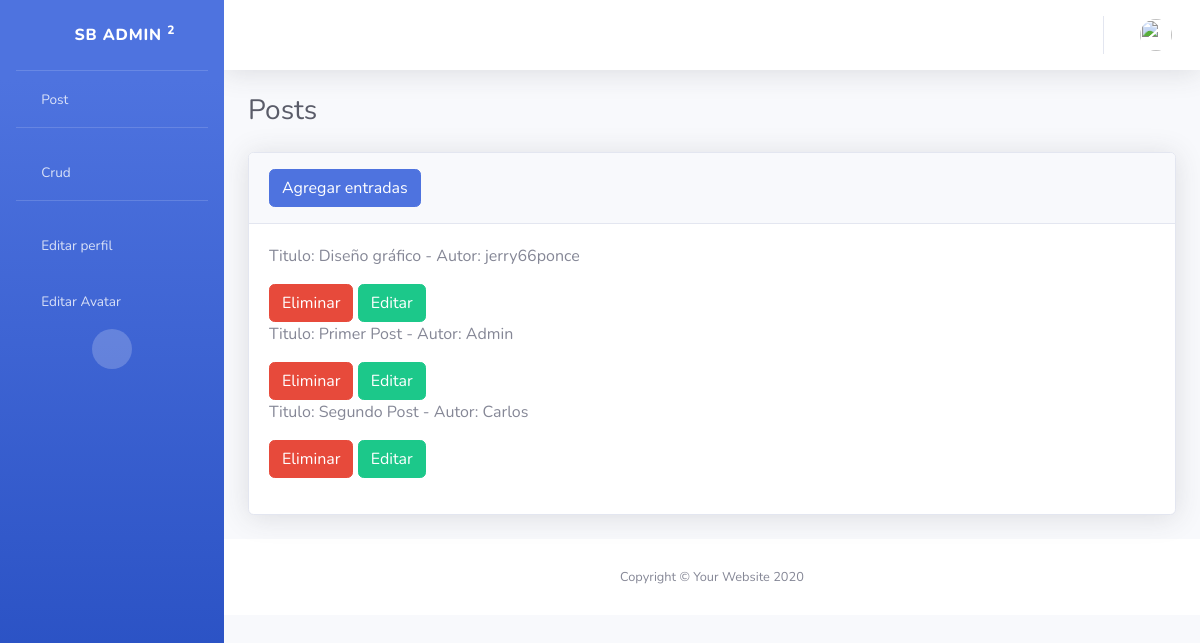
Page /leerEntradas on the earlier database version.
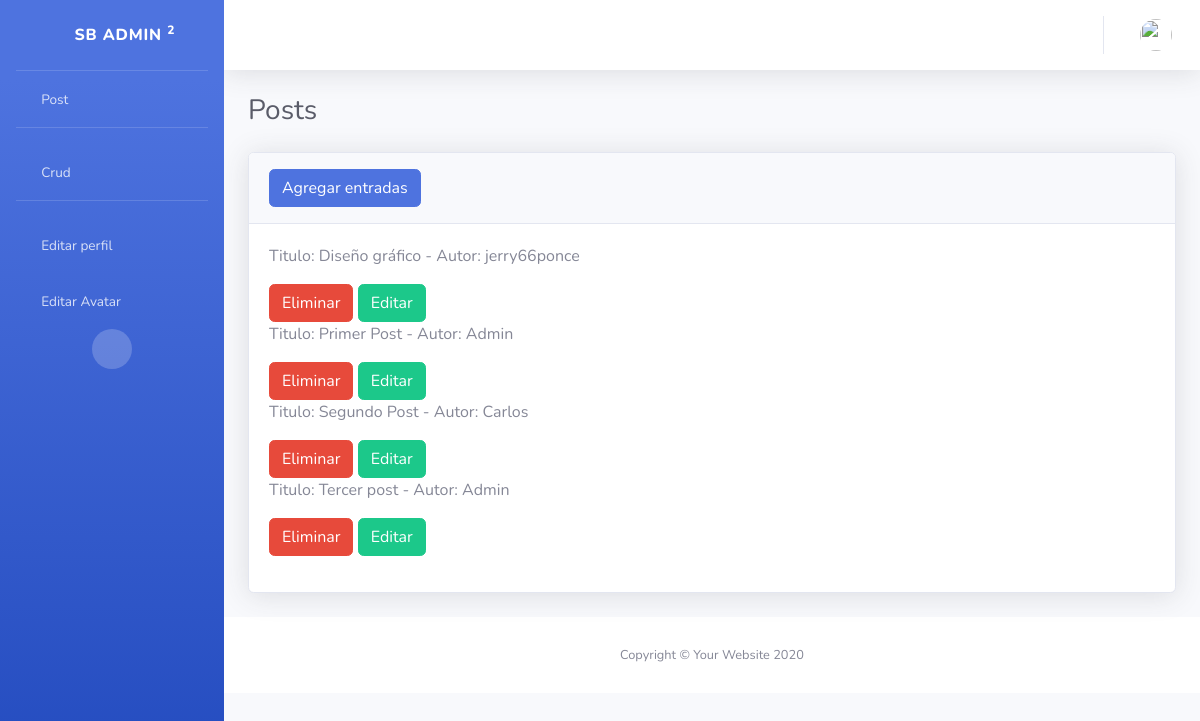
Same page on the later database version.
### coder/models.py (models this page shows)
class Post(models.Model):
    titulo = models.CharField(max_length=100)
    subtitulo = models.CharField(max_length=100)
    cuerpo = RichTextField(verbose_name="Contenido")
    autor = models.ForeignKey(User, on_delete=models.CASCADE)
    fecha = models.DateField()
    imagen = models.URLField(default="Pega el link de una imagen")
    slug = models.SlugField(max_length=200, unique=True)
    def __str__(self):
        return f"Titulo: {self.titulo} - Autor: {self.autor}"
    class Meta:
        verbose_name = "Post"  # traduce el nombre de la app
        verbose_name_plural = "posts"  # traduce el nombre de la app

### coder/views.py (the view)
# urls.py: path("leerEntradas", leerEntradas, name="LeerEntradas"),
def leerEntradas(request):
    avatares = Avatar.objects.filter(user=request.user.id)
    url_avatar = None
    if avatares.exists():
        url_avatar = avatares[0].imagen.url
    entradas = Post.objects.all()  # trae todas las entradas
    contexto = {
        "entradas": entradas,
        "url": url_avatar,
    }  # el contexto sirve para imprimir las entradas
    return render(request, "coder/crud.html", contexto)

### coder/templates/coder/crud.html
{%extends 'coder/base2.html'%}
{% block content %}
<h1 class="h3 mb-4 text-gray-800">Posts</h1>
<div class="card shadow mb-4">
    <div class="card-header py-3">
        <a class="btn btn-primary" href="{% url 'fields' %}">Agregar entradas</a>
    </div>
    <div class="card-body">
        <div class="table-responsive">
            <table class="table table-bordered" id="dataTable" width="100%" cellspacing="0">
                {%for p in entradas%}
                <div class="estilizar">
                    <div class="contenido">
                        <p>{{p}}</p>
                    </div>
                    <div class="botones">
                        <a  class="btn btn-danger" href="{% url 'EliminarEntradas' p.titulo %}">Eliminar</a>
                        <a  class="btn btn-success" href="{% url 'EditarEntradas' p.titulo %}">Editar</a>
                    </div>
                </div>
                {%endfor%}
            </table>
        </div>
    </div>
</div>
{% endblock %}

Differences in the rows shown:
added Post: titulo+autor "Titulo: Tercer post - Autor: Admin"
